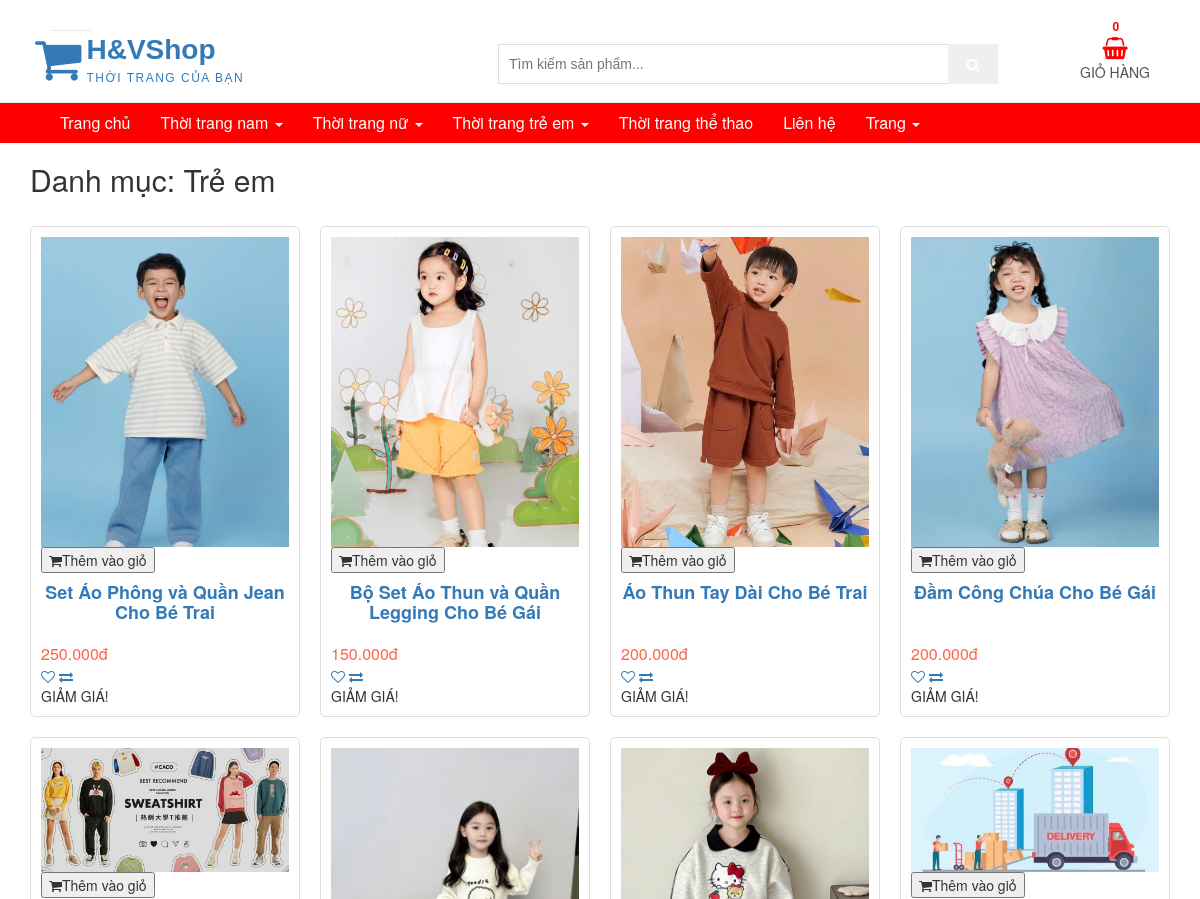
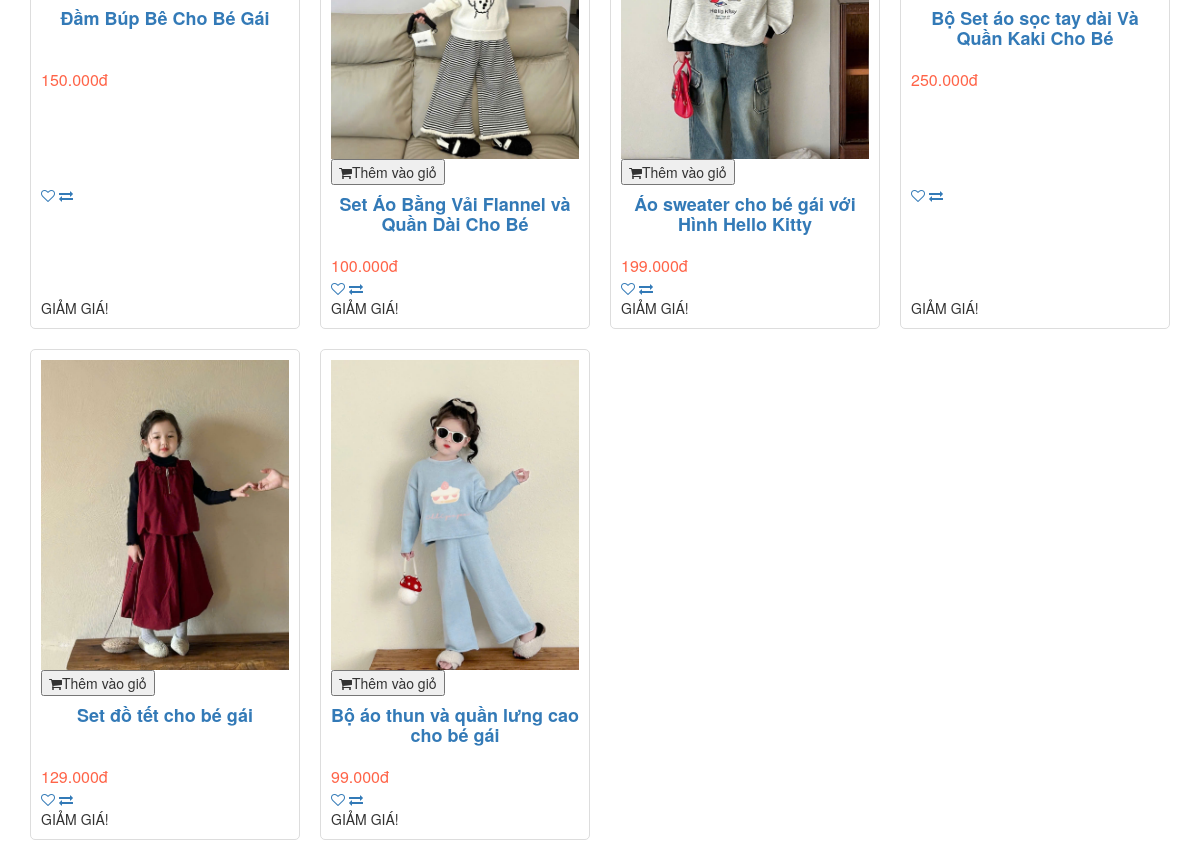
The page /product.php?category=3 on the database its author committed (2 pictures, top to bottom).
### tables this page shows
CREATE TABLE IF NOT EXISTS `categories` (
  `category_id` int NOT NULL AUTO_INCREMENT,
  `category_name` varchar(100) NOT NULL,
  `description` text,
  `status` tinyint(1) DEFAULT '1',
  PRIMARY KEY (`category_id`)
);

CREATE TABLE IF NOT EXISTS `products` (
  `product_id` int NOT NULL AUTO_INCREMENT,
  `product_name` varchar(255) NOT NULL,
  `price` decimal(10,2) NOT NULL,
  `description` text,
  `stock_quantity` int DEFAULT '0',
  `image_url` varchar(255) DEFAULT NULL,
  `size` varchar(50) DEFAULT NULL,
  `color` varchar(50) DEFAULT NULL,
  `brand_id` int DEFAULT NULL,
  `category_id` int DEFAULT NULL,
  `product_type` varchar(255) DEFAULT NULL,
  `gender` varchar(50) DEFAULT NULL,
  PRIMARY KEY (`product_id`),
  KEY `brand_id` (`brand_id`),
  KEY `category_id` (`category_id`)
);

### product.php (the view, shortened to what this page needs)
<?php
try {
    $category = isset($_GET['category']) ? $_GET['category'] : null;
    $search = isset($_GET['query']) ? trim($_GET['query']) : '';
    $pdo = new PDO("mysql:host=localhost;dbname=db_web", "root", "");
    $pdo->setAttribute(PDO::ATTR_ERRMODE, PDO::ERRMODE_EXCEPTION);
    $sql = "SELECT p.*, c.category_name
            FROM products p
            LEFT JOIN categories c ON p.category_id = c.category_id
            WHERE 1=1";
    $params = array();
    if ($category == 4) {
        $sql .= " AND (p.product_name LIKE :sport
                 OR p.description LIKE :sport
                 OR p.product_type = 'the-thao')";
        $params[':sport'] = '%thể thao%';
    } elseif ($category) {
        $sql .= " AND p.category_id = :category";
        $params[':category'] = $category;
    }
    $stmt = $pdo->prepare($sql);
    $stmt->execute($params);
    $products = $stmt->fetchAll(PDO::FETCH_ASSOC);
} catch(PDOException $e) {
    echo "Lỗi: " . $e->getMessage();
    exit;
}
?>
<!DOCTYPE html>
<html lang="en">
<head>
    <link href="css/font-awesome.css" rel="stylesheet">
    <link href="css/bootstrap.css" rel="stylesheet">
    <link href="css/jquery.smartmenus.bootstrap.css" rel="stylesheet">
    <link href="css/product.css" rel="stylesheet">
</head>
<body>
<header id="aa-header">
    <div class="aa-header-top">
      <div class="container">
        <div class="row">
          <div class="col-md-12">
            <div class="aa-header-top-area">
              <div class="aa-header-top-left">
              <div class="aa-header-top">
    </div>
            </div>
          </div>
        </div>
      </div>
    </div>
    <div class="aa-header-bottom">
      <div class="container">
        <div class="row">
          <div class="col-md-12">
            <div class="aa-header-bottom-area">
              <div class="aa-logo">
                <a href="index.php">
                  <span class="fa fa-shopping-cart"></span>
                  <p>H&V<strong>Shop</strong> <span>Thời trang của bạn</span></p>
                </a>
              </div>
              <div class="aa-cartbox">
                <a class="aa-cart-link" href="cart.php">
                  <span class="fa fa-shopping-basket"></span>
                  <span class="aa-cart-title">GIỎ HÀNG</span>
                  <span class="aa-cart-notify">
                    <?php echo isset($_SESSION['cart']) ? count($_SESSION['cart']) : 0; ?>
                  </span>
                </a>
              </div>
              <div class="aa-search-box">
                <form action="search.php" method="GET">
                  <input type="text" name="query" placeholder="Tìm kiếm sản phẩm...">
                  <button type="submit"><span class="fa fa-search"></span></button>
                </form>
              </div>
            </div>
          </div>
        </div>
      </div>
    </div>
  </header>
  <section id="menu">
    <div class="container">
      <div class="menu-area">
        <div class="navbar navbar-default" role="navigation">
          <div class="navbar-collapse collapse">
            <ul class="nav navbar-nav">
              <li><a href="index.php">Trang chủ</a></li>
              <li><a href="#">Thời trang nam <span class="caret"></span></a>
              </li>
              <li><a href="#">Thời trang nữ <span class="caret"></span></a>
              </li>
              <li><a href="#">Thời trang trẻ em <span class="caret"></span></a>
              </li>
              <li><a href="product.php?category=4">Thời trang thể thao</a></li>
              <li><a href="contact.php">Liên hệ</a></li>
              <li><a href="#">Trang <span class="caret"></span></a>
              </li>
            </ul>
          </div>
        </div>
      </div>
    </div>
  </section>
    <section id="aa-product-category" >
        <div class="container">
            <div class="row">
                <div class="col-md-12">
                    <div class="aa-product-catg-content">
                        <div class="aa-product-catg-head">
                            <div class="aa-product-catg-head-left">
                                <h2>
                                    <?php
                                    if($search) {
                                        echo 'Kết quả tìm kiếm cho: "' . htmlspecialchars($search) . '"';
                                    } elseif($category) {
                                        echo 'Danh mục: ' . htmlspecialchars($products[0]['category_name'] ?? 'Tất cả sản phẩm');
                                    } else {
                                        echo 'Tất cả sản phẩm';
                                    }
                                    ?>
                                </h2>
                            </div>
                        </div>
                        <div class="aa-product-catg-body">
                            <ul class="aa-product-catg">
                                <?php foreach($products as $product): ?>
                                <li>
                                    <figure>
                                        <a class="aa-product-img" href="product-detail.php?id=<?php echo $product['product_id']; ?>">
                                            <img src="<?php echo htmlspecialchars($product['image_url']); ?>"
                                                 alt="<?php echo htmlspecialchars($product['product_name']); ?>">
                                        </a>
                                        <form class="add-to-cart-form" method="POST" style="display: inline;">
                                            <button type="submit" class="aa-add-card-btn">
                                                <span class="fa fa-shopping-cart"></span>Thêm vào giỏ
                                            </button>
                                        </form>
                                        <figcaption>
                                            <h4 class="aa-product-title">
                                                <a href="product-detail.php?id=<?php echo $product['product_id']; ?>">
                                                    <?php echo htmlspecialchars($product['product_name']); ?>
                                                </a>
                                            </h4>
                                            <span class="aa-product-price">
                                                <?php echo number_format($product['price'], 0, ',', '.'); ?>đ
                                            </span>
                                        </figcaption>
                                    </figure>
                                    <div class="aa-product-hvr-content">
                                        <a href="#" data-toggle="tooltip" data-placement="top" title="Yêu thích">
                                            <span class="fa fa-heart-o"></span>
                                        </a>
                                        <a href="#" data-toggle="tooltip" data-placement="top" title="So sánh">
                                            <span class="fa fa-exchange"></span>
                                        </a>
                                    </div>
                                    <span class="aa-badge aa-sale">GIẢM GIÁ!</span>
                                </li>
                                <?php endforeach; ?>
                            </ul>
                        </div>
                    </div>
                </div>
            </div>
        </div>
    </section>
</body>
</html>

### rows shown on the page
categories: category_name "Trẻ em"
products: shows a picture, product_name "Set Áo Phông và Quần Jean Cho Bé Trai", price "250.000"
products: image_url (picture), product_name "Bộ Set Áo Thun và Quần Legging Cho Bé Gái", price "150.000"
products: image_url (picture), product_name "Áo Thun Tay Dài Cho Bé Trai", price "200.000"
products: image_url (picture), product_name "Đầm Công Chúa Cho Bé Gái", price "200.000"
products: image_url (picture), product_name "Đầm Búp Bê Cho Bé Gái", price "150.000"
products: shows a picture, product_name "Set Áo Bằng Vải Flannel và Quần Dài Cho Bé", price "100.000"
products: image_url (picture), product_name "Áo sweater cho bé gái với Hình Hello Kitty", price "199.000"
products: image_url (picture), product_name "Bộ Set áo sọc tay dài Và Quần Kaki Cho Bé", price "250.000"
products: image_url (picture), product_name "Set đồ tết cho bé gái", price "129.000"
products: image_url (picture), product_name "Bộ áo thun và quần lưng cao cho bé gái", price "99.000"
